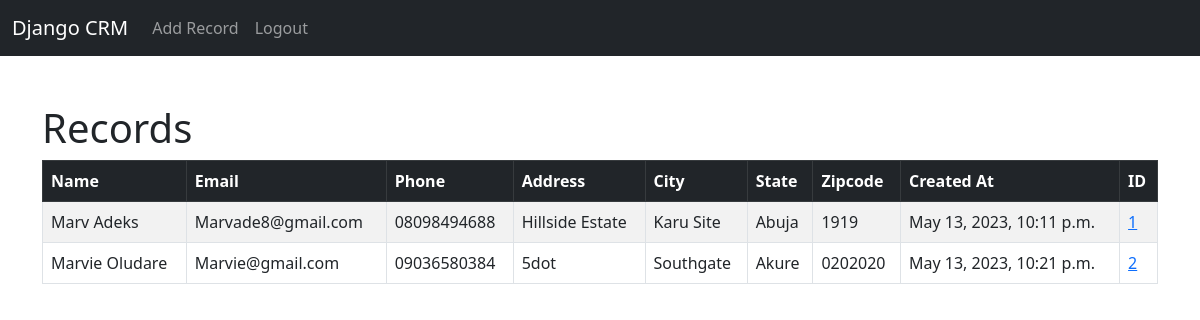
Page / (signed in) on the earlier database version.
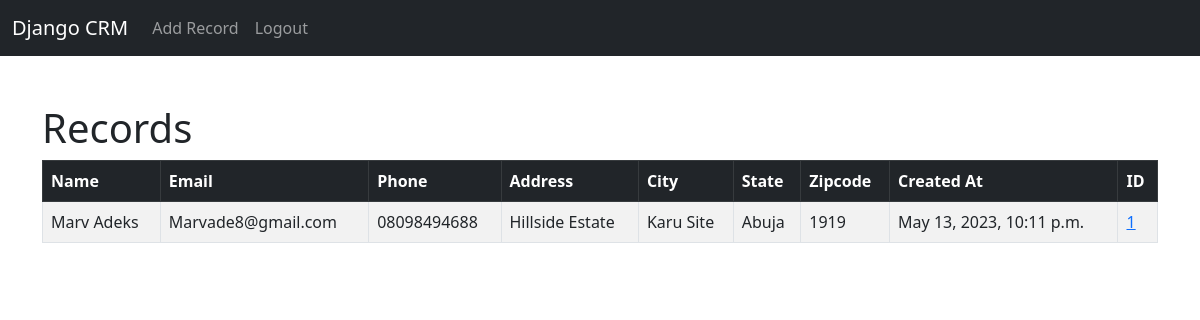
Same page on the later database version.
### website/models.py (models this page shows, shortened)
class Record(models.Model):
    created_at = models.DateTimeField(auto_now_add=True)
    first_name = models.CharField(max_length=50)
    last_name = models.CharField(max_length=50)
    email = models.CharField(max_length=100)
    phone = models.CharField(max_length=15)
    address = models.CharField(max_length=100)
    city = models.CharField(max_length=50)
    state  = models.CharField(max_length=50)
    zipcode = models.CharField(max_length=20)

### website/views.py (the view)
# urls.py: 2. Add a URL to urlpatterns:  path('', views.home, name='home')
def home(request):
    records = Record.objects.all()
    if request.method == 'POST':
        username = request.POST['username']
        password = request.POST['password']
        user = authenticate(request, username = username, password = password)
        if user is not None:
            login(request, user)
            messages.success(request, "You have been logged in!")
            return redirect ('Home')
        else:
            messages.success(request, "There was an error logging in, Please try again...")
            return redirect('Home')
    else:
        return render(request, 'home.html', {'records':records})

### website/templates/Home.html (shortened to what this page needs)
{% extends 'base.html' %}
{% block content %}
{% if user.is_authenticated %}
<br>
<h1>Records</h1>
<table class="table table-striped table-hover table-bordered ">
    <thead class="table-dark">
      <tr>
        <th scope="col">Name</th>
        <th scope="col">Email</th>
        <th scope="col">Phone</th>
        <th scope="col">Address</th>
        <th scope="col">City</th>
        <th scope="col">State</th>
        <th scope="col">Zipcode</th>
        <th scope="col">Created At</th>
        <th scope="col">ID</th>
      </tr>
    </thead>
    <tbody>
{% if records %}
    {% for record in records %}
        <tr>
            <td>{{ record.first_name }}
                {{ record.last_name }} </td>
            <td>{{ record.email }}</td>
            <td>{{ record.phone }}</td>
            <td>{{ record.address }}</td>
            <td>{{ record.city }}</td>
            <td>{{ record.state }}</td>
            <td>{{ record.zipcode }}</td>
            <td>{{ record.created_at }}</td>
            <td><a href="{% url 'record' record.id %}" > {{ record.id }} </a></td>
        </tr>
    {% endfor %}
{% endif %}
    </tbody>
  </table>
{% endif %}
{% endblock %}

Differences in the rows shown:
removed Record: first_name "Marvie", last_name "Oludare", email "Marvie@gmail.com", phone "09036580384", address "5dot", city "Southgate", state "Akure", zipcode "0202020", created_at "May 13, 2023, 10:21 p.m.", id "2"
